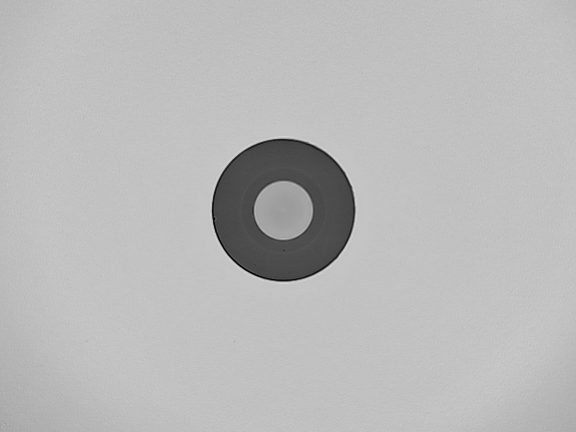
#> input picture samples2/img38.jpg, 1152 x 864 px, found by its file name (shown at 1/2 size)
$ python morphological_operations.py
#> lines starting #> are read from the running program, lines starting #| are printed output that depends on the picture; after the words box and inside, x2 and y2 are one past the last pixel; in counts of white or black regions, pixels touching at a corner belong together
#!/usr/bin/env python3
"""
Demonstrate morphological operations for defect analysis
"""
import cv2
import numpy as np

# Load image
img_path = r"C:\Users\Saem1001\Documents\GitHub\OpenCV-Practice\samples2\img38.jpg"
image = cv2.imread(img_path, cv2.IMREAD_GRAYSCALE)
#> image is the input picture: shape (864, 1152); min 0, max 231, mean 185.2

# Create binary mask
_, binary = cv2.threshold(image, 100, 255, cv2.THRESH_BINARY_INV)
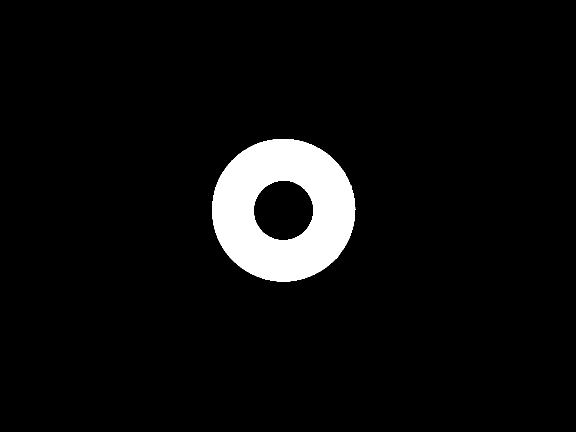
#> binary: shape (864, 1152) (shown at 1/2 size); 5.3% white; 1 white region, box (x1, y1, x2, y2) and area: (424, 278, 711, 563) 53079

# Different kernel shapes and sizes
kernels = {
    'Small Circle': cv2.getStructuringElement(cv2.MORPH_ELLIPSE, (3, 3)),
    'Medium Circle': cv2.getStructuringElement(cv2.MORPH_ELLIPSE, (5, 5)),
    'Large Circle': cv2.getStructuringElement(cv2.MORPH_ELLIPSE, (7, 7)),
    'Square': cv2.getStructuringElement(cv2.MORPH_RECT, (5, 5)),
    'Cross': cv2.getStructuringElement(cv2.MORPH_CROSS, (5, 5))
}

# Apply different operations
for kernel_name, kernel in kernels.items():
    # Dilation (expand regions)
    dilated = cv2.dilate(binary, kernel)

    # Erosion (shrink regions)
    eroded = cv2.erode(binary, kernel)

    # Opening (remove small objects)
    opened = cv2.morphologyEx(binary, cv2.MORPH_OPEN, kernel)

    # Closing (fill small holes)
    closed = cv2.morphologyEx(binary, cv2.MORPH_CLOSE, kernel)

    # Gradient (outline)
    gradient = cv2.morphologyEx(binary, cv2.MORPH_GRADIENT, kernel)

    # Create surrounding mask (useful for contrast calculation)
    surround = cv2.subtract(dilated, binary)

    # Display results
    display = np.hstack([
        cv2.resize(binary, (200, 200)),
        cv2.resize(dilated, (200, 200)),
        cv2.resize(surround, (200, 200))
    ])

    cv2.imshow(f'{kernel_name} - Original | Dilated | Surround', display)

    print(f"\n{kernel_name} kernel:")
    print(f"  Original pixels: {np.sum(binary > 0)}")
    print(f"  Dilated pixels: {np.sum(dilated > 0)}")
    print(f"  Surround pixels: {np.sum(surround > 0)}")
#> this loop made 5 passes
#> (printed output is left out)
#> pass 1, `dilated = cv2.dilate(binary, kernel)`:
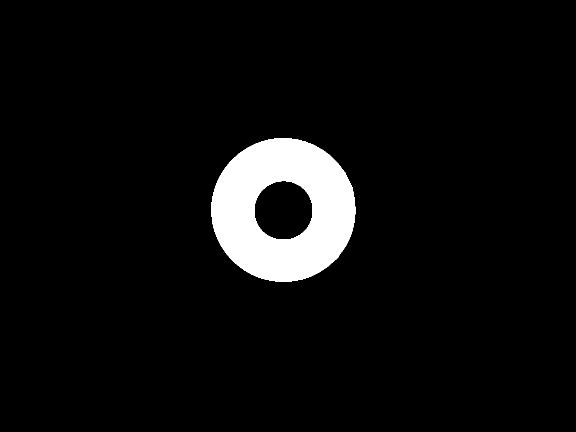
#> dilated: shape (864, 1152) (shown at 1/2 size); 5.4% white; 1 white region, box (x1, y1, x2, y2) and area: (423, 277, 712, 564) 54245
#> pass 1, `eroded = cv2.erode(binary, kernel)`:
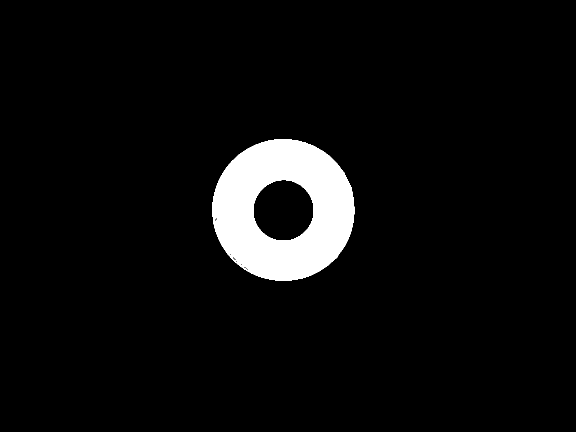
#> eroded: shape (864, 1152) (shown at 1/2 size); 5.2% white; 1 white region, box (x1, y1, x2, y2) and area: (425, 279, 710, 562) 51881
#> after the loop:
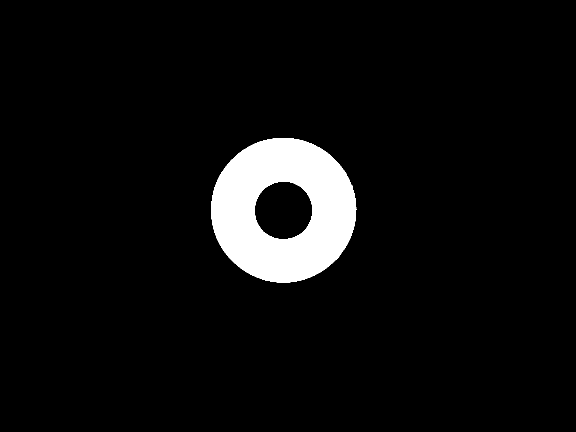
#> dilated: shape (864, 1152) (shown at 1/2 size); 5.6% white; 1 white region, box (x1, y1, x2, y2) and area: (422, 276, 713, 565) 55387
#> after the loop:
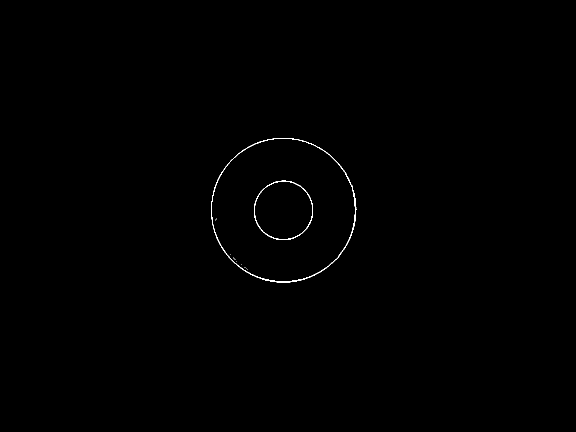
#> surround: shape (864, 1152) (shown at 1/2 size); 0.23% white in thin lines or dots, all inside (x1, y1, x2, y2) = (422, 276, 713, 565)

cv2.waitKey(0)
cv2.destroyAllWindows()

$ run again, with samples2/img35.jpg copied over samples2/img38.jpg
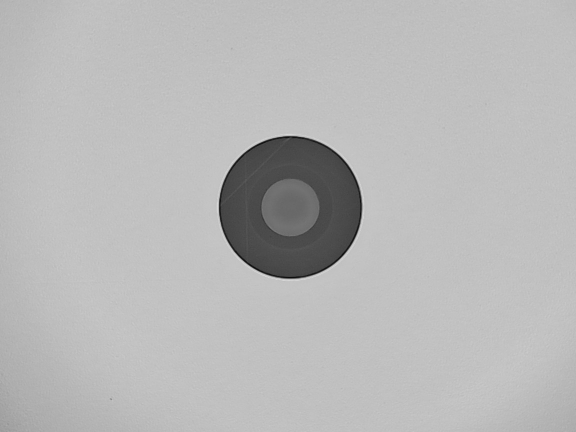
#> input picture samples2/img35.jpg, 1152 x 864 px, found by its file name (shown at 1/2 size)
#> image is the input picture: shape (864, 1152); min 7, max 238, mean 183.8
#> `_, binary = cv2.threshold(image, 100, 255, cv2.THRESH_BINARY_INV)`:
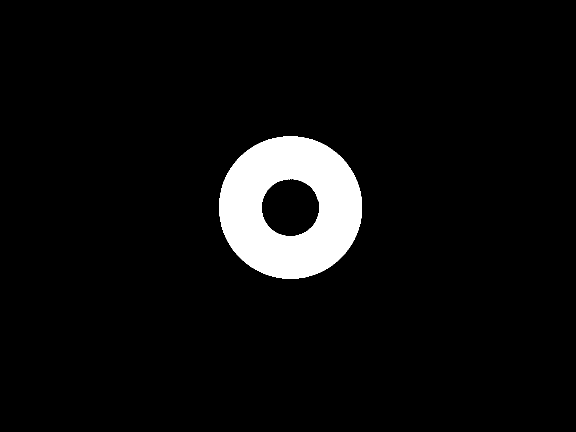
#> binary: shape (864, 1152) (shown at 1/2 size); 5.4% white; 1 white region, box (x1, y1, x2, y2) and area: (438, 272, 724, 557) 53688
#> the loop `for kernel_name, kernel in kernels.items():` made 5 passes
#> (printed output is left out)
#> after the loop `for kernel_name, kernel in kernels.items():`:
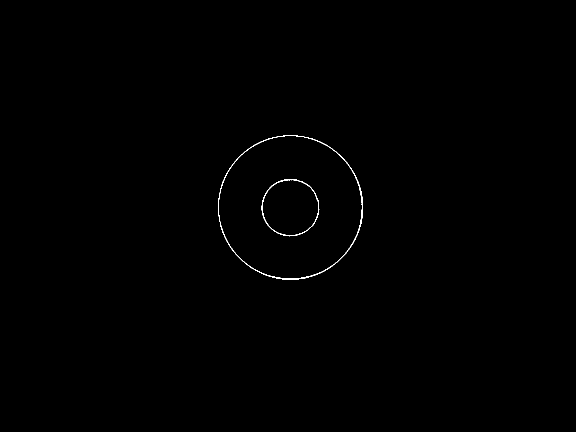
#> surround: shape (864, 1152) (shown at 1/2 size); 0.23% white in thin lines or dots, all inside (x1, y1, x2, y2) = (436, 270, 726, 559)

$ run again, with samples2/img63.jpg copied over samples2/img38.jpg
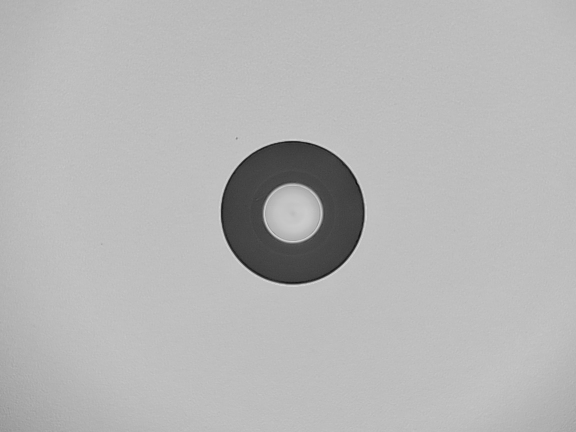
#> input picture samples2/img63.jpg, 1152 x 864 px, found by its file name (shown at 1/2 size)
#> image is the input picture: shape (864, 1152); min 3, max 231, mean 182
#> `_, binary = cv2.threshold(image, 100, 255, cv2.THRESH_BINARY_INV)`:
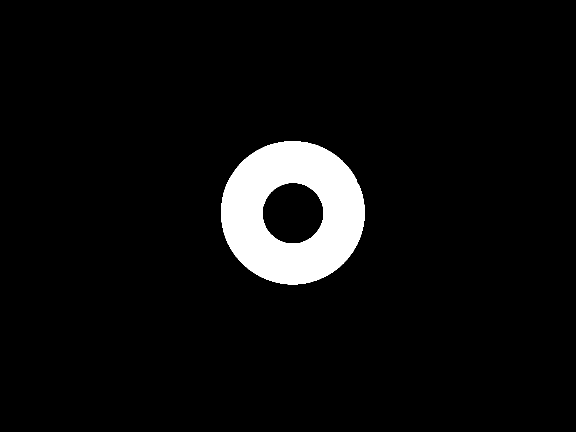
#> binary: shape (864, 1152) (shown at 1/2 size); 5.3% white; 1 white region, box (x1, y1, x2, y2) and area: (442, 282, 729, 569) 53103
#> the loop `for kernel_name, kernel in kernels.items():` made 5 passes
#> (printed output is left out)
#> after the loop `for kernel_name, kernel in kernels.items():`:
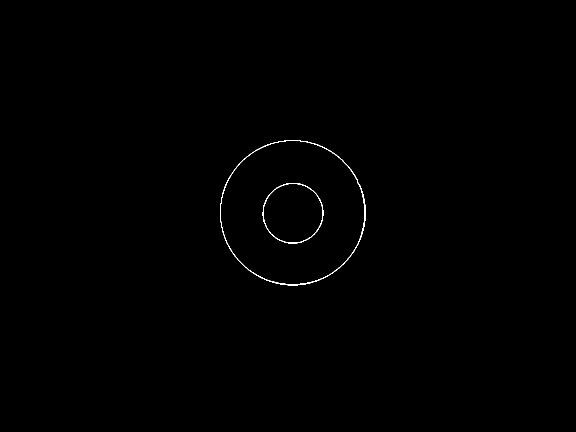
#> surround: shape (864, 1152) (shown at 1/2 size); 0.23% white in thin lines or dots, all inside (x1, y1, x2, y2) = (440, 280, 731, 571)

$ run again, with samples2/ima12.jpg copied over samples2/img38.jpg
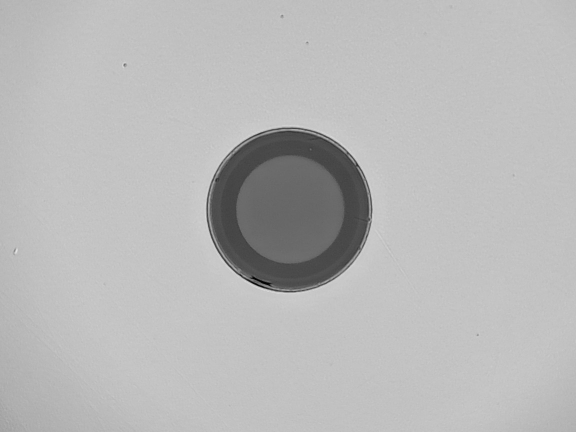
#> input picture samples2/ima12.jpg, 1152 x 864 px, found by its file name (shown at 1/2 size)
#> image is the input picture: shape (864, 1152); min 0, max 233, mean 184.3
#> `_, binary = cv2.threshold(image, 100, 255, cv2.THRESH_BINARY_INV)`:
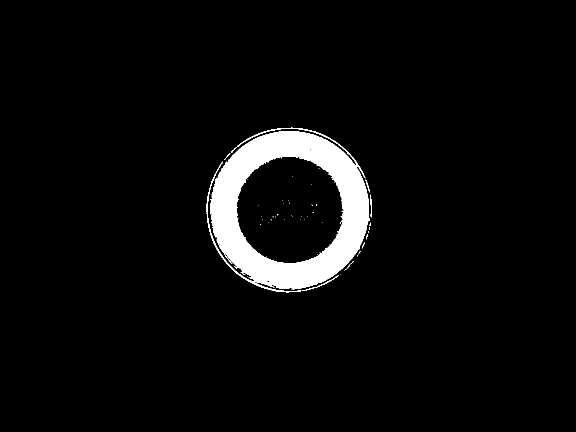
#> binary: shape (864, 1152) (shown at 1/2 size); 4.5% white; 58 white regions (51 under 20 px), largest, box (x1, y1, x2, y2) and area: (413, 255, 740, 585) 44463, (603, 550, 678, 582) 148, (422, 323, 446, 367) 94
#> the loop `for kernel_name, kernel in kernels.items():` made 5 passes
#> (printed output is left out)
#> after the loop `for kernel_name, kernel in kernels.items():`:
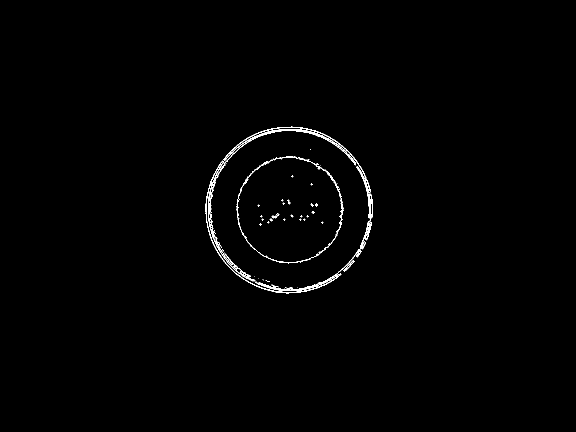
#> surround: shape (864, 1152) (shown at 1/2 size); 0.73% white in thin lines or dots, all inside (x1, y1, x2, y2) = (411, 253, 746, 587)
